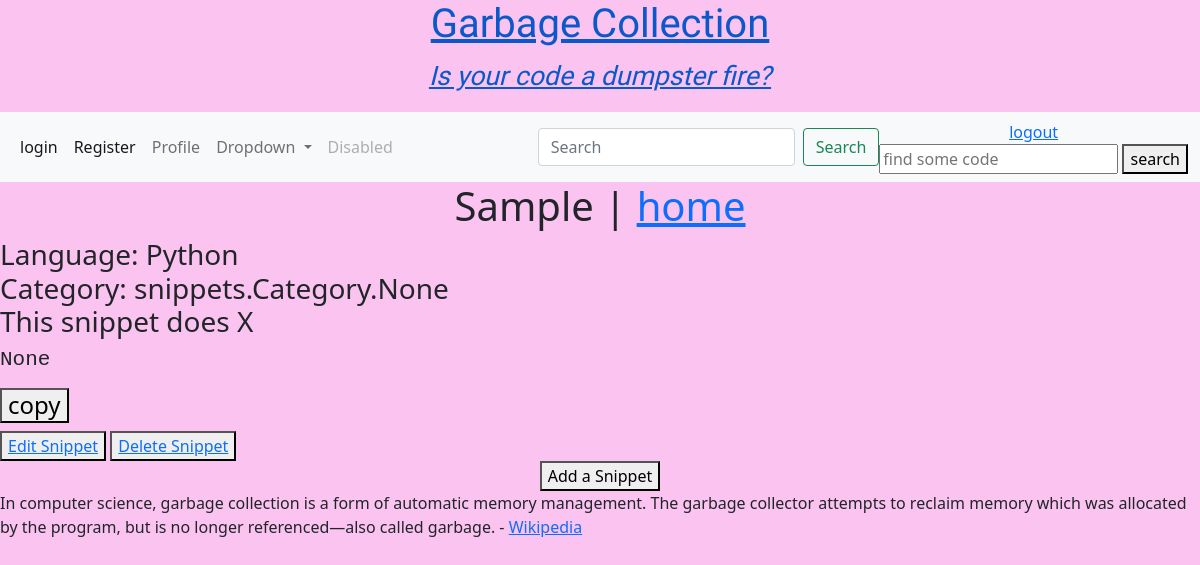
The page /snippet/1/ (signed in) on the database as committed earlier.
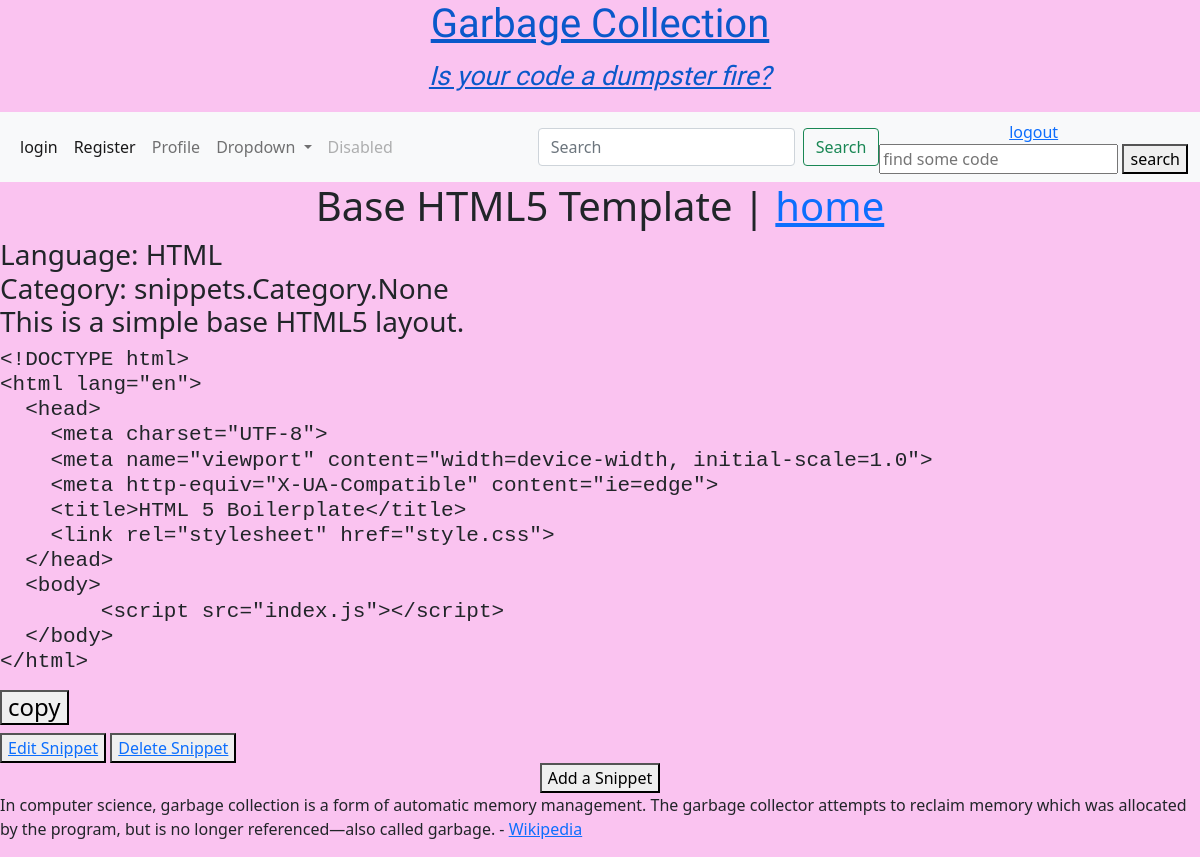
The same page on the database as committed later.
### snippets/models.py (models this page shows, shortened)
class Snippet(models.Model):
    title = models.CharField(max_length=500)
    language = models.CharField(max_length=100, blank=False)
    category = models.ManyToManyField("Category", related_name="snippets", blank=True)
    description = models.TextField(max_length=200, null=True, blank=True)
    code = models.TextField(max_length=2000, null=True, blank=True)
    created_at = models.DateTimeField(auto_now_add=True)

### snippets/views.py (the view)
# urls.py: path('snippet/<int:pk>/', snippets_views.detail, name='detail'),
@login_required
def detail(request, pk):
    snippet = get_object_or_404(Snippet, pk=pk)
    form = SnippetForm()
    return render(request, "detail.html", {"snippet": snippet, "pk": pk, "form": form})

### snippets/forms.py
class SnippetForm(forms.ModelForm):
    class Meta:
        model = Snippet
        fields = [
            'title',
            'language',
            'category',
            'description',
            'code',
        ]

### templates/detail.html
{% extends "base.html" %}{% load static %}
{% block content %}
<h1>
    <center>
    {{ snippet.title }} | <a href="{% url 'index' %}">home</a>
    </center>
</h1>
<h3>
    Language: {{ snippet.language }}
        <br>
    Category: {{ snippet.category }}
        <br>
    {{ snippet.description }}
</h3>
<h4 id="code-section">
<pre><code>{{ snippet.code }}</code></pre>
    <button class="copy-btn" data-code="{{ snippet.code }}">
        copy
    </button>
</h4>
<button class="button is-success is-small is-responsive" class="shyButton"><a href="{% url 'edit' pk=snippet.pk %}">Edit Snippet</a></button>
<button class="button is-success is-small is-responsive" class="shyButton"><a href="{% url 'delete' pk=snippet.pk %}">Delete Snippet</a></button>
{% endblock %}

Rows that differ between the two databases and show on the page:
changed Snippet "snippets.Category.None": title "Sample" → "Base HTML5 Template"; language "Python" → "HTML"; description "This snippet does X" → "This is a simple base HTML5 layout."; code "None" → "<!DOCTYPE html> <html lang=\"en\"> <head> <meta charset=\"UTF-8\"> <meta name=\"viewport\" content=\"width=device-width, initial-scale=1.0\"> <meta http-equiv=\"X-UA-Compatible\" content=\"ie=edge\"> <title>HTML 5 Boilerplate</title> <link rel=\"stylesheet\" href=\"style.css\"> </head> <body> <script src=\"index.js\"></script> </body> </html>"
